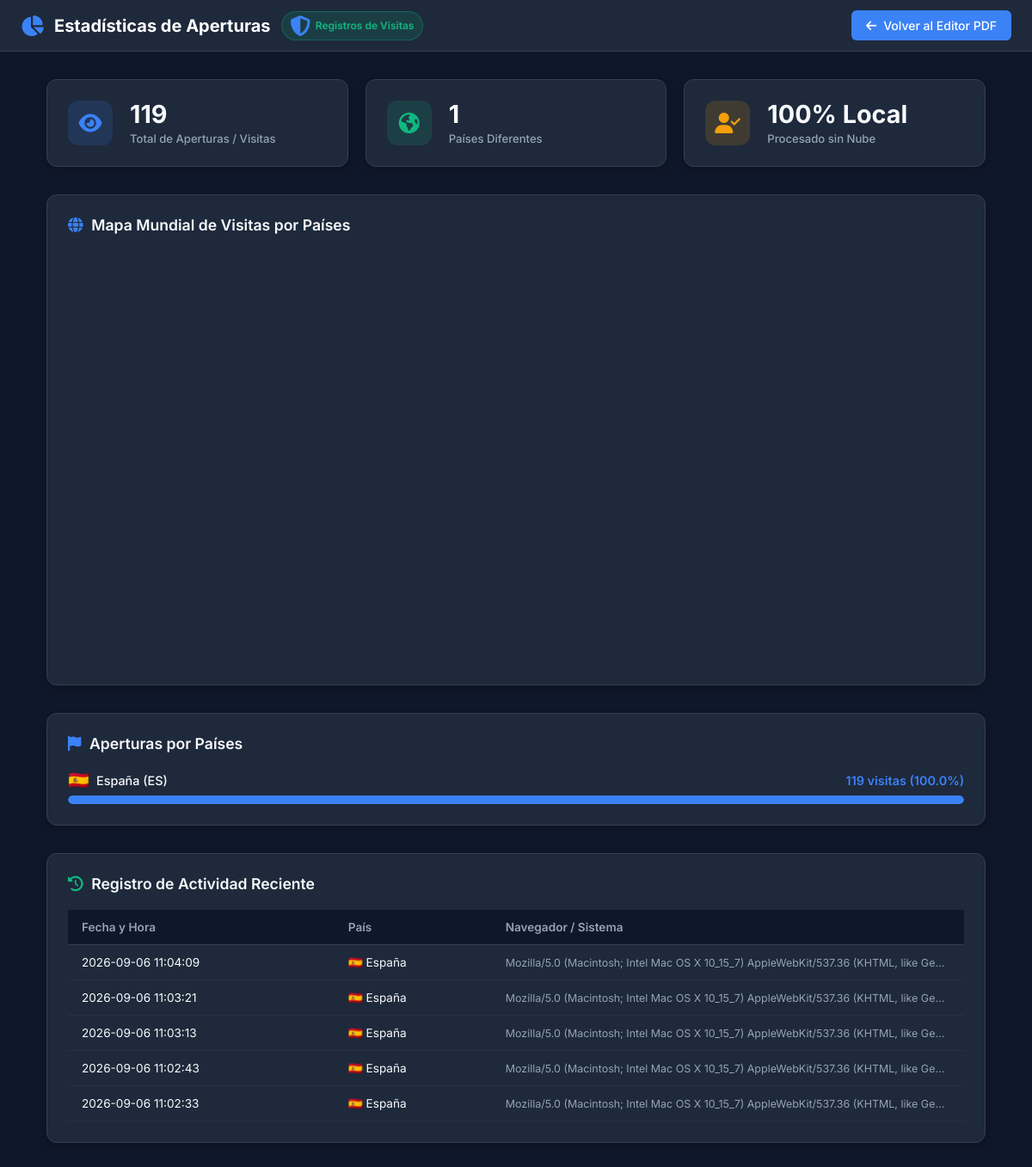
/stats, run on an earlier commit of the app's database.
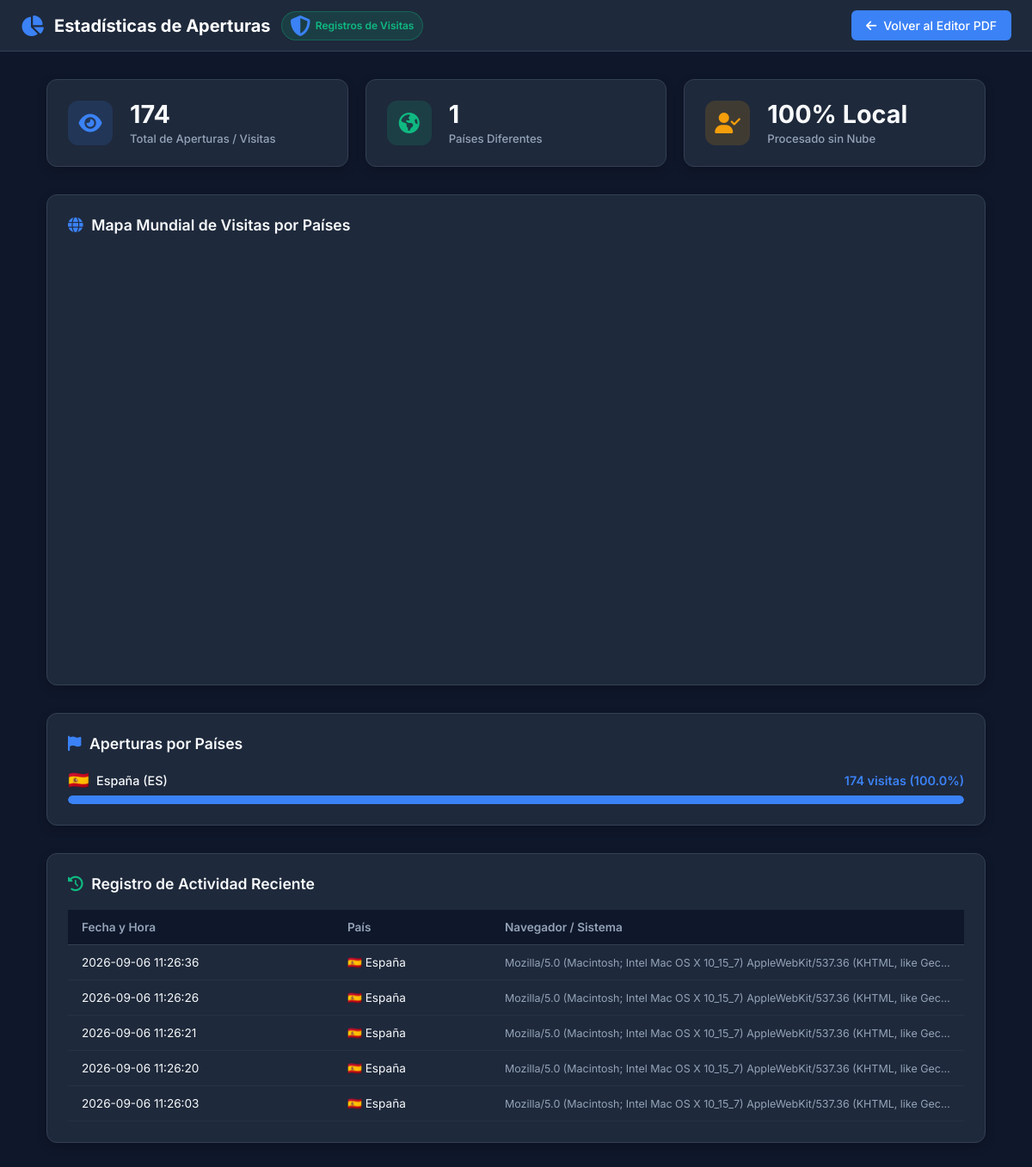
And on a later commit of the database.
### tables this page shows
CREATE TABLE visits (
            id INTEGER PRIMARY KEY AUTOINCREMENT,
            ip_address TEXT,
            country TEXT,
            country_code TEXT,
            user_agent TEXT,
            created_at DATETIME DEFAULT CURRENT_TIMESTAMP
        );

### app.py (the view)
@app.route('/estadisticas')
@app.route('/stats')
def stats():
    stats_data = get_full_stats()
    return render_template('stats.html', stats=stats_data)

### app.py (called while the page is built)
def country_code_to_flag(code):
    if not code or len(code) != 2:
        return '🌐'
    try:
        return chr(ord(code[0].upper()) + 127397) + chr(ord(code[1].upper()) + 127397)
    except Exception:
        return '🌐'

### templates/stats.html (shortened to what this page needs)
<!DOCTYPE html>
<html lang="es">
<head>
    <link rel="stylesheet" href="https://cdnjs.cloudflare.com/ajax/libs/font-awesome/6.5.1/css/all.min.css">
    <link rel="stylesheet" href="{{ url_for('static', filename='css/style.css') }}">
</head>
<body>
    <header class="app-header">
        <div class="logo-container">
            <i class="fas fa-chart-pie"></i>
            <span>Estadísticas de Aperturas</span>
            <span class="badge-local">
                <i class="fas fa-shield-alt"></i> Registros de Visitas
            </span>
        </div>
        <div class="header-actions">
            <a href="/" class="btn btn-primary" style="text-decoration: none;">
                <i class="fas fa-arrow-left"></i> Volver al Editor PDF
            </a>
        </div>
    </header>
    <div class="stats-container">
        <div class="stats-grid-kpi">
            <div class="kpi-card">
                <div class="kpi-icon">
                    <i class="fas fa-eye"></i>
                </div>
                <div>
                    <div class="kpi-value">{{ stats.total_visits }}</div>
                    <div class="kpi-label">Total de Aperturas / Visitas</div>
                </div>
            </div>
            <div class="kpi-card">
                <div class="kpi-icon" style="background-color: rgba(16, 185, 129, 0.15); color: var(--accent-success);">
                    <i class="fas fa-globe-americas"></i>
                </div>
                <div>
                    <div class="kpi-value">{{ stats.total_countries }}</div>
                    <div class="kpi-label">Países Diferentes</div>
                </div>
            </div>
            <div class="kpi-card">
                <div class="kpi-icon" style="background-color: rgba(245, 158, 11, 0.15); color: var(--accent-warning);">
                    <i class="fas fa-user-check"></i>
                </div>
                <div>
                    <div class="kpi-value">100% Local</div>
                    <div class="kpi-label">Procesado sin Nube</div>
                </div>
            </div>
        </div>
        <div class="stats-section">
            <div class="section-title">
                <i class="fas fa-globe" style="color: var(--accent-primary);"></i>
                Mapa Mundial de Visitas por Países
            </div>
            <div id="world-map-container" style="width: 100%; min-height: 480px; border-radius: 8px; overflow: hidden;"></div>
        </div>
        <div class="stats-section">
            <div class="section-title">
                <i class="fas fa-flag" style="color: var(--accent-primary);"></i>
                Aperturas por Países
            </div>
            {% if stats.by_country %}
            <div class="country-list">
                {% for item in stats.by_country %}
                <div class="country-item">
                    <div class="country-info">
                        <span class="country-name">
                            <span class="country-flag">{{ item.flag }}</span>
                            {{ item.country }} ({{ item.country_code }})
                        </span>
                        <span class="country-count">
                            {{ item.count }} visitas ({{ item.percentage }}%)
                        </span>
                    </div>
                    <div class="progress-bar-bg">
                        <div class="progress-bar-fill" style="width: {{ item.percentage }}%;"></div>
                    </div>
                </div>
                {% endfor %}
            </div>
            {% else %}
            <p style="color: var(--text-muted); font-size: 0.9rem;">No hay registros de países aún.</p>
            {% endif %}
        </div>
        <div class="stats-section">
            <div class="section-title">
                <i class="fas fa-history" style="color: var(--accent-success);"></i>
                Registro de Actividad Reciente
            </div>
            <div class="table-responsive">
                <table class="recent-table">
                    <thead>
                        <tr>
                            <th>Fecha y Hora</th>
                            <th>País</th>
                            <th>Navegador / Sistema</th>
                        </tr>
                    </thead>
                    <tbody>
                        {% if stats.recent_visits %}
                        {% for visit in stats.recent_visits %}
                        <tr>
                            <td>{{ visit.created_at }}</td>
                            <td>{{ visit.flag }} {{ visit.country }}</td>
                            <td style="color: var(--text-muted); font-size: 0.78rem; max-width: 300px; text-overflow: ellipsis; overflow: hidden; white-space: nowrap;">
                                {{ visit.user_agent }}
                            </td>
                        </tr>
                        {% endfor %}
                        {% else %}
                        <tr>
                            <td colspan="3" style="text-align: center; color: var(--text-muted);">No hay registros recientes.</td>
                        </tr>
                        {% endif %}
                    </tbody>
                </table>
            </div>
        </div>
    </div>
</body>
</html>

### static/css/style.css (style rules this page uses)
:root { --bg-main: #0f172a; --bg-card: #1e293b; --bg-sidebar: #1e293b; --border-color: #334155; --accent-primary: #3b82f6; --accent-primary-hover: #2563eb; --accent-success: #10b981; --accent-danger: #ef4444; --accent-warning: #f59e0b; --text-main: #f8fafc; --text-muted: #94a3b8; --canvas-shadow: 0 10px 25px -5px rgba(0, 0, 0, 0.5); }
* { box-sizing: border-box; margin: 0; padding: 0; }
body { font-family: 'Inter', system-ui, -apple-system, BlinkMacSystemFont, "Segoe UI", Roboto, sans-serif; background-color: var(--bg-main); color: var(--text-main); min-height: 100vh; display: flex; flex-direction: column; overflow-x: hidden; }
.app-header { position: sticky; top: 0; background-color: var(--bg-card); border-bottom: 1px solid var(--border-color); padding: 0.75rem 1.5rem; display: flex; justify-content: space-between; align-items: center; z-index: 100; width: 100%; }
.logo-container { display: flex; align-items: center; gap: 0.75rem; font-weight: 700; font-size: 1.25rem; color: #ffffff; }
.logo-container i { color: var(--accent-primary); font-size: 1.5rem; }
.badge-local { background-color: rgba(16, 185, 129, 0.15); color: var(--accent-success); border: 1px solid rgba(16, 185, 129, 0.3); padding: 0.25rem 0.6rem; border-radius: 20px; font-size: 0.75rem; font-weight: 600; display: flex; align-items: center; gap: 0.35rem; }
.header-actions { display: flex; align-items: center; gap: 0.75rem; }
.btn { display: inline-flex; align-items: center; justify-content: center; gap: 0.5rem; padding: 0.5rem 1rem; font-size: 0.875rem; font-weight: 500; border-radius: 6px; border: 1px solid transparent; cursor: pointer; transition: all 0.2s ease; color: var(--text-main); background-color: var(--bg-card); }
.btn-primary { background-color: var(--accent-primary); color: #ffffff; }

### templates/stats.html (style rules this page uses)
body { overflow-y: auto !important; }
.stats-container { max-width: 1500px; width: 95%; margin: 0 auto; padding: 2rem 1.5rem; display: flex; flex-direction: column; gap: 2rem; }
.stats-grid-kpi { display: grid; grid-template-columns: repeat(auto-fit, minmax(220px, 1fr)); gap: 1.25rem; }
.kpi-card { background-color: var(--bg-card); border: 1px solid var(--border-color); border-radius: 12px; padding: 1.5rem; display: flex; align-items: center; gap: 1.25rem; box-shadow: 0 4px 12px rgba(0, 0, 0, 0.2); }
.kpi-icon { width: 52px; height: 52px; border-radius: 12px; background-color: rgba(59, 130, 246, 0.15); color: var(--accent-primary); display: flex; align-items: center; justify-content: center; font-size: 1.5rem; }
.kpi-value { font-size: 1.8rem; font-weight: 700; color: var(--text-main); line-height: 1.1; }
.kpi-label { font-size: 0.82rem; color: var(--text-muted); margin-top: 0.25rem; font-weight: 500; }
.stats-section { background-color: var(--bg-card); border: 1px solid var(--border-color); border-radius: 12px; padding: 1.5rem; box-shadow: 0 4px 12px rgba(0, 0, 0, 0.2); }
.section-title { font-size: 1.1rem; font-weight: 600; margin-bottom: 1.25rem; display: flex; align-items: center; gap: 0.6rem; color: var(--text-main); }
.country-list { display: flex; flex-direction: column; gap: 1rem; }
.country-item { display: flex; flex-direction: column; gap: 0.4rem; }
.country-info { display: flex; justify-content: space-between; align-items: center; font-size: 0.9rem; }
.country-name { display: flex; align-items: center; gap: 0.5rem; font-weight: 500; }
.country-flag { font-size: 1.25rem; }
.country-count { font-weight: 600; color: var(--accent-primary); }
.progress-bar-bg { height: 10px; background-color: #0f172a; border-radius: 5px; overflow: hidden; }
.progress-bar-fill { height: 100%; background-color: var(--accent-primary); border-radius: 5px; transition: width 0.5s ease; }
.recent-table { width: 100%; border-collapse: collapse; font-size: 0.85rem; text-align: left; }
.recent-table th { padding: 0.75rem 1rem; border-bottom: 1px solid var(--border-color); color: var(--text-muted); font-weight: 600; background-color: #0f172a; }
.recent-table td { padding: 0.75rem 1rem; border-bottom: 1px solid rgba(51, 65, 85, 0.4); color: var(--text-main); }
.table-responsive { overflow-x: auto; }

What changed in the data, as far as the page shows it:
no longer on this page (row unchanged): visits: created_at "2026-09-06 11:04:09", flag "🇪🇸", country "España", user_agent "Mozilla/5.0 (Macintosh; Intel Mac OS X 10_15_7) AppleWebKit/537.36 (KHTML, like Ge…"
no longer on this page (row unchanged): visits: created_at "2026-09-06 11:03:21", flag "🇪🇸", country "España", user_agent "Mozilla/5.0 (Macintosh; Intel Mac OS X 10_15_7) AppleWebKit/537.36 (KHTML, like Ge…"
no longer on this page (row unchanged): visits: created_at "2026-09-06 11:03:13", flag "🇪🇸", country "España", user_agent "Mozilla/5.0 (Macintosh; Intel Mac OS X 10_15_7) AppleWebKit/537.36 (KHTML, like Ge…"
no longer on this page (row unchanged): visits: created_at "2026-09-06 11:02:43", flag "🇪🇸", country "España", user_agent "Mozilla/5.0 (Macintosh; Intel Mac OS X 10_15_7) AppleWebKit/537.36 (KHTML, like Ge…"
no longer on this page (row unchanged): visits: created_at "2026-09-06 11:02:33", flag "🇪🇸", country "España", user_agent "Mozilla/5.0 (Macintosh; Intel Mac OS X 10_15_7) AppleWebKit/537.36 (KHTML, like Ge…"
added visits: created_at "2026-09-06 11:26:36", flag "🇪🇸", country "España", user_agent "Mozilla/5.0 (Macintosh; Intel Mac OS X 10_15_7) AppleWebKit/537.36 (KHTML, like Gec…"
added visits: created_at "2026-09-06 11:26:26", flag "🇪🇸", country "España", user_agent "Mozilla/5.0 (Macintosh; Intel Mac OS X 10_15_7) AppleWebKit/537.36 (KHTML, like Gec…"
added visits: created_at "2026-09-06 11:26:21", flag "🇪🇸", country "España", user_agent "Mozilla/5.0 (Macintosh; Intel Mac OS X 10_15_7) AppleWebKit/537.36 (KHTML, like Gec…"
added visits: created_at "2026-09-06 11:26:20", flag "🇪🇸", country "España", user_agent "Mozilla/5.0 (Macintosh; Intel Mac OS X 10_15_7) AppleWebKit/537.36 (KHTML, like Gec…"
added visits: created_at "2026-09-06 11:26:03", flag "🇪🇸", country "España", user_agent "Mozilla/5.0 (Macintosh; Intel Mac OS X 10_15_7) AppleWebKit/537.36 (KHTML, like Gec…"
Also different on the page:
{{ stats.total_visits }}: "119" → "174"
new list line: "🇪🇸 España ( ES ) 174 visitas ( 100.0 %)"
list line gone: "🇪🇸 España ( ES ) 119 visitas ( 100.0 %)"
